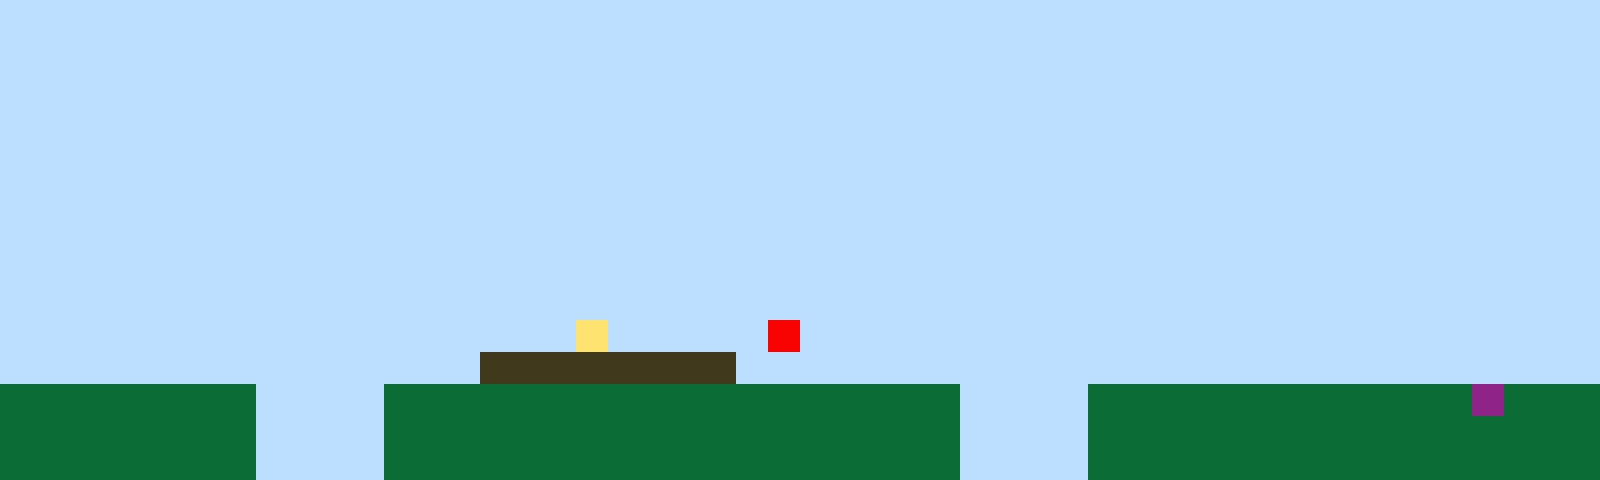

The image is a tile-based game level rendered from a .tmx file. Its description and complete source (layers, tilesets, objects, tile grids) follow:
An orthogonal 50x15 tile map with 32x32 px tiles, 1 tile layer (Tile Layer 1).

<map version="1.10" tiledversion="1.11.2" orientation="orthogonal" renderorder="right-up" width="50" height="15" tilewidth="32" tileheight="32" infinite="0" nextlayerid="2" nextobjectid="1"><editorsettings><export target="map1.csv" format="csv" /></editorsettings><tileset firstgid="1" name="sprites" tilewidth="32" tileheight="32" tilecount="6" columns="3"><image source="sprites.png" width="96" height="64" /></tileset><layer id="1" name="Tile Layer 1" width="50" height="15"><data encoding="csv">1,1,1,1,1,1,1,1,1,1,1,1,1,1,1,1,1,1,1,1,1,1,1,1,1,1,1,1,1,1,1,1,1,1,1,1,1,1,1,1,1,1,1,1,1,1,1,1,1,1,1,1,1,1,1,1,1,1,1,1,1,1,1,1,1,1,1,1,1,1,1,1,1,1,1,1,1,1,1,1,1,1,1,1,1,1,1,1,1,1,1,1,1,1,1,1,1,1,1,1,1,1,1,1,1,1,1,1,1,1,1,1,1,1,1,1,1,1,1,1,1,1,1,1,1,1,1,1,1,1,1,1,1,1,1,1,1,1,1,1,1,1,1,1,1,1,1,1,1,1,1,1,1,1,1,1,1,1,1,1,1,1,1,1,1,1,1,1,1,1,1,1,1,1,1,1,1,1,1,1,1,1,1,1,1,1,1,1,1,1,1,1,1,1,1,1,1,1,1,1,1,1,1,1,1,1,1,1,1,1,1,1,1,1,1,1,1,1,1,1,1,1,1,1,1,1,1,1,1,1,1,1,1,1,1,1,1,1,1,1,1,1,1,1,1,1,1,1,1,1,1,1,1,1,1,1,1,1,1,1,1,1,1,1,1,1,1,1,1,1,1,1,1,1,1,1,1,1,1,1,1,1,1,1,1,1,1,1,1,1,1,1,1,1,1,1,1,1,1,1,1,1,1,1,1,1,1,1,1,1,1,1,1,1,1,1,1,1,1,1,1,1,1,1,1,1,1,1,1,1,1,1,1,1,1,1,1,1,1,1,1,1,1,1,1,1,1,1,1,1,1,1,1,1,1,1,1,1,1,1,1,1,1,1,1,1,1,1,1,1,1,1,1,1,1,1,1,1,1,1,1,1,1,1,1,1,1,1,1,1,1,1,1,1,1,1,1,1,1,1,1,1,1,1,1,1,1,1,1,1,1,1,1,1,1,1,1,1,1,1,1,1,1,1,1,1,1,1,1,1,1,1,1,1,1,1,1,1,1,1,1,1,1,1,1,1,1,1,1,1,1,1,1,1,1,1,1,1,1,1,1,1,1,1,1,1,1,1,1,1,1,1,1,1,1,1,1,1,1,1,1,1,1,1,1,1,1,1,1,1,1,1,1,1,1,1,1,1,1,1,1,1,1,1,1,1,1,1,1,1,1,1,1,1,1,1,1,1,4,1,1,1,1,1,5,1,1,1,1,1,1,1,1,1,1,1,1,1,1,1,1,1,1,1,1,1,1,1,1,1,1,1,1,1,1,1,1,1,1,1,1,1,1,1,1,3,3,3,3,3,3,3,3,1,1,1,1,1,1,1,1,1,1,1,1,1,1,1,1,1,1,1,1,1,1,1,1,1,1,1,2,2,2,2,2,2,2,2,1,1,1,1,2,2,2,2,2,2,2,2,2,2,2,2,2,2,2,2,2,2,1,1,1,1,2,2,2,2,2,2,2,2,2,2,2,2,6,2,2,2,2,2,2,2,2,2,2,2,1,1,1,1,2,2,2,2,2,2,2,2,2,2,2,2,2,2,2,2,2,2,1,1,1,1,2,2,2,2,2,2,2,2,2,2,2,2,2,2,2,2,2,2,2,2,2,2,2,2,1,1,1,1,2,2,2,2,2,2,2,2,2,2,2,2,2,2,2,2,2,2,1,1,1,1,2,2,2,2,2,2,2,2,2,2,2,2,2,2,2,2</data></layer></map>
